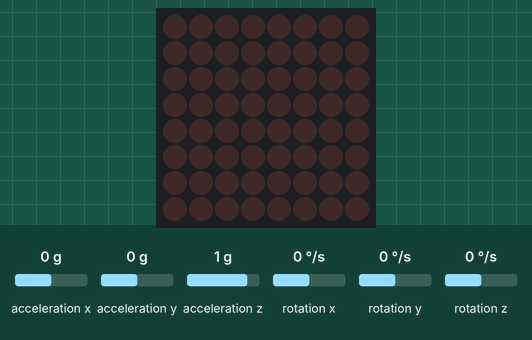
Recording of a sketch running on a simulated ESP32. Shown: 8×8 LED matrix. The inputs (shaded band) are chosen by the test bench; at power-on: acceleration x 0 g, acceleration y 0 g, acceleration z 1 g, rotation x 0 °/s, rotation y 0 °/s, rotation z 0 °/s. What the sketch prints to the serial monitor is not drawn.

Above: at 3.2 s.
3.3 s: acceleration x set to -1.4 g
At 3.48 s:
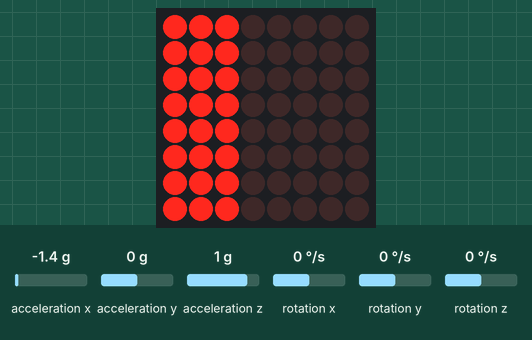
5.1 s: acceleration y set to 1.5 g
At 5.58 s:
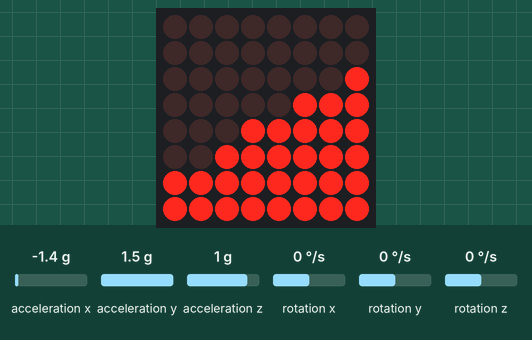
8.1 s: acceleration y set to 0 g
At 8.31 s:
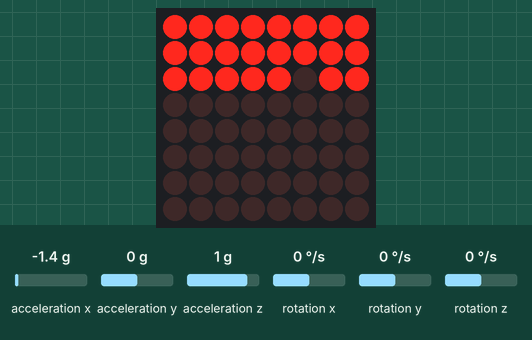
11.1 s: acceleration x set to 0 g
At 11.35 s:
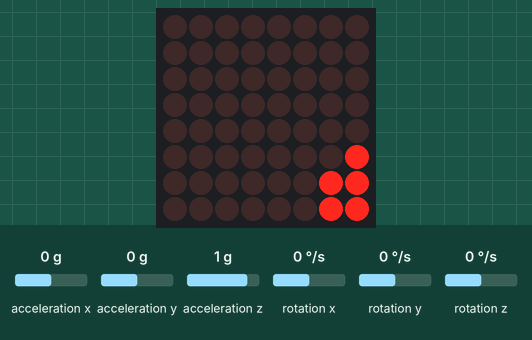
14.1 s: acceleration y set to -1.4 g
At 14.38 s:
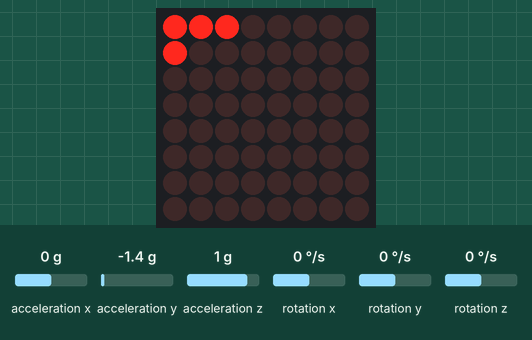
16.9 s: acceleration x set to 0.8 g
At 17.45 s:
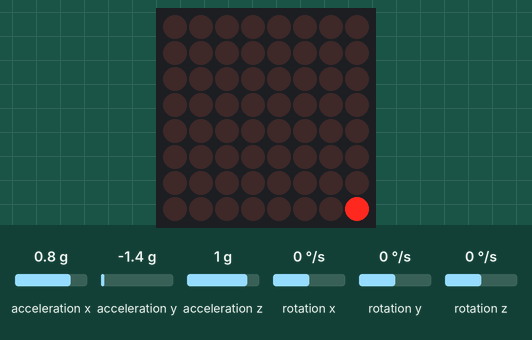
Timing chart, 0 to 19.9 s (numbered marks = the images above; inputs shaded):
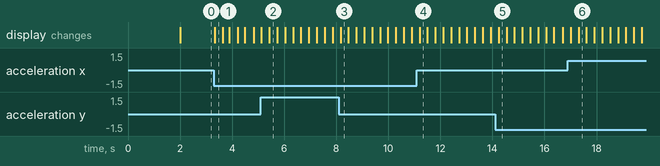

Measured:
- after the input at 3.3 s, the display: changes at once (image 1)
- after the input at 8.1 s, the display: changes after 0.06 s (image 3)
- after the input at 11.1 s, the display: changes after 0.10 s (image 4)
- after the input at 14.1 s, the display: changes after 0.14 s (image 5)

The sketch:

gravity-ripple-matrix.ino
```cpp
#include <MD_MAX72xx.h>
#define HARDWARE_TYPE MD_MAX72XX::FC16_HW
#include <MPU6050_light.h>
#include <Wire.h>

// ─── Pin definitions ───────────────────────────────────
#define DIN_PIN   23
#define CLK_PIN   18
#define CS_PIN     5
#define SDA_PIN   21
#define SCL_PIN   22

// ─── Objects ───────────────────────────────────────────
MD_MAX72XX lc(HARDWARE_TYPE, DIN_PIN, CLK_PIN, CS_PIN, 1);
MPU6050 mpu(Wire);

// ─── Wave state (shared across cores) ──────────────────
const int N = 8;
volatile float h[N][N]   = {};
volatile float vel[N][N] = {};
portMUX_TYPE waveMux  = portMUX_INITIALIZER_UNLOCKED;
portMUX_TYPE accelMux = portMUX_INITIALIZER_UNLOCKED;
volatile float shared_ax = 0, shared_ay = 0;
volatile float shared_energy = 0.0f;
portMUX_TYPE energyMux = portMUX_INITIALIZER_UNLOCKED;

// ─── Tuning ─────────────────────────────────────────────
//  C2       wave propagation speed² - keep under 0.5
//  DAMPING  energy drain per step - higher = dies faster
//  FORCE    how hard tilt/shake kicks the wave
const float C2      = 0.05f;
const float DAMPING = 0.005f;
const float FORCE   = 0.10f;

// ─── BCM brightness ─────────────────────────────────────
//  4 sub-frames per physics frame → 4 perceived brightness levels
//  Sub-frame runs every SUB_MS ms → 4×3 = 12ms cycle = ~83Hz flicker-free
const int BCM_LEVELS = 8;
const int SUB_MS     = 2;

inline int heightToBrightness(float v) {
  if (v < 0.10f) return 0;
  if (v < 0.30f) return 1;
  if (v < 0.55f) return 2;
  if (v < 0.75f) return 3;
  if (v < 0.95f) return 4;
  if (v < 1.10f) return 5;
  if (v < 1.25f) return 6;
  if (v < 1.38f) return 7;
  return 8;
}

// ══════════════════════════════════════════════════════
// CORE 1 - Physics task
// ══════════════════════════════════════════════════════
float prevAx = 0, prevAy = 0;
float localH[N][N], localVel[N][N];

void physicsTask(void* param) {
  for (;;) {
    // Read latest accelerometer values
    float ax, ay;
    portENTER_CRITICAL(&accelMux);
      ax = shared_ax;
      ay = shared_ay;
    portEXIT_CRITICAL(&accelMux);

    // Jerk = change in acceleration → only motion events drive the wave
    // A still board on a tilted surface → jx/jy = 0 → wave stays calm
    float jx = ax - prevAx;
    float jy = ay - prevAy;
    prevAx = ax;
    prevAy = ay;

    // Copy shared state into local buffers
    portENTER_CRITICAL(&waveMux);
      memcpy(localH,   (const void*)h,   sizeof(localH));
      memcpy(localVel, (const void*)vel, sizeof(localVel));
    portEXIT_CRITICAL(&waveMux);

    float hNext[N][N];

    for (int r = 0; r < N; r++) {
      for (int c = 0; c < N; c++) {
        // Reflective boundary - waves bounce off walls
        float up = (r > 0)   ? localH[r-1][c] : localH[r][c];
        float dn = (r < N-1) ? localH[r+1][c] : localH[r][c];
        float lt = (c > 0)   ? localH[r][c-1] : localH[r][c];
        float rt = (c < N-1) ? localH[r][c+1] : localH[r][c];

        // 2D wave equation: acceleration = c² × laplacian
        float lap = up + dn + lt + rt - 4.0f * localH[r][c];

        // Project jerk onto grid position for directional kick
        float nx    = (c - 3.5f) / 3.5f;
        float ny    = (r - 3.5f) / 3.5f;
        float force = (jx * nx + jy * ny) * FORCE;

        localVel[r][c] += C2 * lap - DAMPING * localVel[r][c] + force;
        hNext[r][c] = constrain(localH[r][c] + localVel[r][c], -1.5f, 1.5f);
      }
    }

    // Write results back to shared state
    portENTER_CRITICAL(&waveMux);
      memcpy((void*)h,   hNext,    sizeof(hNext));
      memcpy((void*)vel, localVel, sizeof(localVel));
    portEXIT_CRITICAL(&waveMux);

    // Compute total wave energy (sum of height² + velocity²)
    float energy = 0.0f;
    for (int r = 0; r < N; r++)
      for (int c = 0; c < N; c++)
        energy += hNext[r][c] * hNext[r][c] + localVel[r][c] * localVel[r][c];

    portENTER_CRITICAL(&energyMux);
      shared_energy = energy;
    portEXIT_CRITICAL(&energyMux);

    vTaskDelay(pdMS_TO_TICKS(16));  // ~60fps physics
  }
}

// ══════════════════════════════════════════════════════
// CORE 0 - Render + IMU task
// ══════════════════════════════════════════════════════
void renderTask(void* param) {
  int subFrame = 0;
  static int bright[N][N];

  for (;;) {
    // Read IMU every cycle
    mpu.update();
    portENTER_CRITICAL(&accelMux);
      shared_ax = mpu.getAccX();
      shared_ay = mpu.getAccY();
    portEXIT_CRITICAL(&accelMux);

    // Read energy and map to hardware intensity 0-15
    float energy;
    portENTER_CRITICAL(&energyMux);
      energy = shared_energy;
    portEXIT_CRITICAL(&energyMux);

    // Max possible energy on an 8×8 grid ≈ 64 × (1.5²+1.5²) = 288
    // Map 0–288 → intensity 0–15 with a sqrt curve so dim end is more visible
    float normalized = sqrtf(constrain(energy / 260.0f, 0.0f, 1.0f));
    int intensity = (int)(normalized * 15.0f);
    intensity = constrain(intensity, 0, 15);
    lc.control(MD_MAX72XX::INTENSITY, intensity);

    // Snapshot wave heights
    float snap[N][N];
    portENTER_CRITICAL(&waveMux);
      memcpy(snap, (const void*)h, sizeof(snap));
    portEXIT_CRITICAL(&waveMux);

    // Recompute brightness levels once per BCM cycle (subFrame 0)
    if (subFrame == 0) {
      for (int r = 0; r < N; r++)
        for (int c = 0; c < N; c++)
          bright[r][c] = heightToBrightness(snap[r][c]);
    }

    // Push one BCM sub-frame: LED ON if brightness_level > subFrame index
    for (int r = 0; r < N; r++) {
      byte row = 0;
      for (int c = 0; c < N; c++)
        if (bright[r][c] > subFrame) row |= (1 << (7 - c));
      lc.setRow(0, r, row);
    }

    subFrame = (subFrame + 1) % BCM_LEVELS;
    vTaskDelay(pdMS_TO_TICKS(SUB_MS));  // 3ms per sub-frame
  }
}

// ══════════════════════════════════════════════════════
// SETUP
// ══════════════════════════════════════════════════════
void setup() {
  Serial.begin(115200);
  Wire.begin(SDA_PIN, SCL_PIN);

  // Init MPU6050
  byte status = mpu.begin();
  if (status != 0) {
    Serial.println("MPU6050 not found! Check wiring.");
    while (true);   // halt - nothing will work without the IMU
  }

  Serial.println("Hold still — calibrating MPU6050 (1 sec)...");
  delay(1000);
  mpu.calcOffsets();  // zeroes out gravity so still board = zero force
  Serial.println("Calibration done. Wave engine starting.");

  // Init MAX7219
  lc.begin();
  lc.control(MD_MAX72XX::INTENSITY, 10);
  lc.clear();

  // Launch tasks on separate cores
  // renderTask gets priority 2, so BCM timing stays tight
  xTaskCreatePinnedToCore(physicsTask, "Physics", 4096, NULL, 1, NULL, 1);
  xTaskCreatePinnedToCore(renderTask,  "Render",  4096, NULL, 2, NULL, 0);
}

void loop() {
  vTaskDelete(NULL);  // main loop unused - FreeRTOS takes over
}
```
